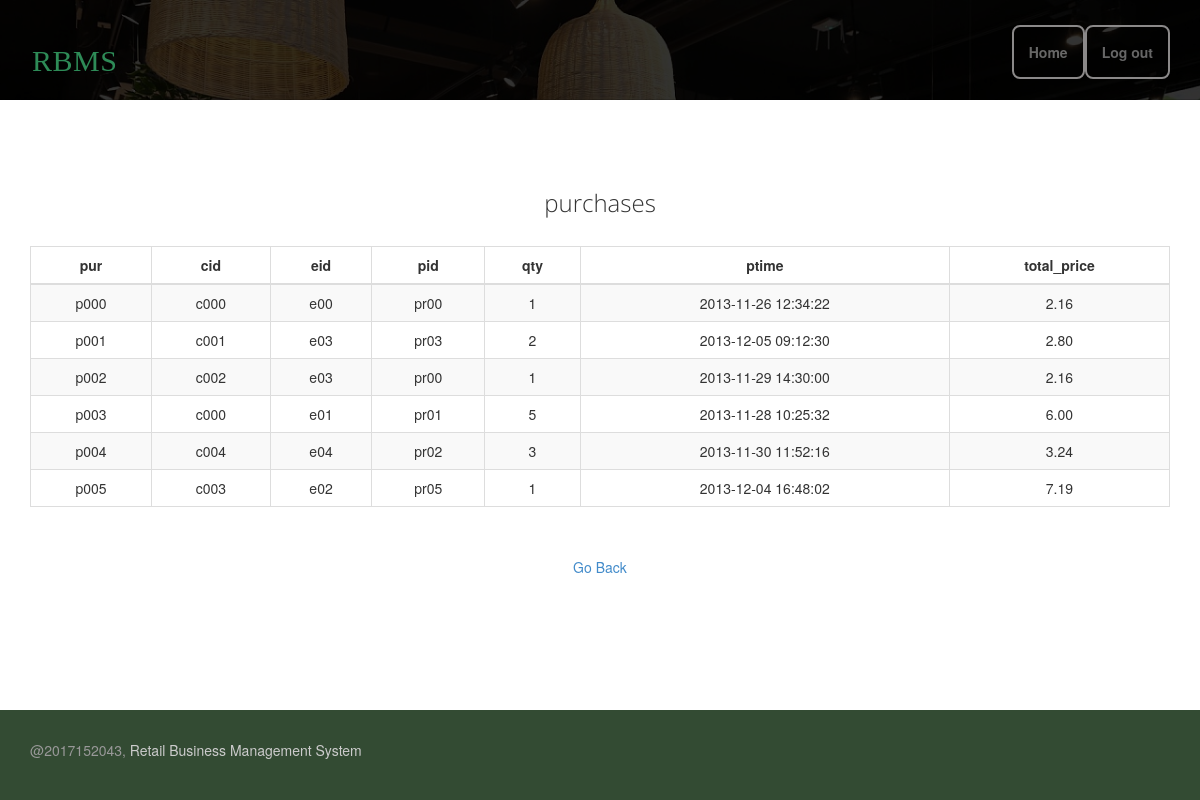
Page /Web/admin/viewtable.php?tbname=purchases (signed in) on the committed database.
### tables this page shows
CREATE TABLE `purchases` (
  `pur` varchar(4) NOT NULL,
  `cid` varchar(4) NOT NULL,
  `eid` varchar(3) NOT NULL,
  `pid` varchar(4) NOT NULL,
  `qty` int(5) DEFAULT NULL,
  `ptime` datetime DEFAULT NULL,
  `total_price` decimal(7,2) DEFAULT NULL,
  PRIMARY KEY (`pur`),
  KEY `cid` (`cid`),
  KEY `eid` (`eid`),
  KEY `pid` (`pid`),
  CONSTRAINT `purchases_ibfk_1` FOREIGN KEY (`cid`) REFERENCES `customers` (`cid`),
  CONSTRAINT `purchases_ibfk_2` FOREIGN KEY (`eid`) REFERENCES `employees` (`eid`),
  CONSTRAINT `purchases_ibfk_3` FOREIGN KEY (`pid`) REFERENCES `products` (`pid`)
);

### Web/admin/viewtable.php (the view, shortened to what this page needs)
<!DOCTYPE html>
<html lang="en">
<head>
    <link rel="stylesheet" href="../assets/css/bootstrap.min.css">
    <link rel="stylesheet" href="../assets/css/font-awesome.min.css">
    <link rel="stylesheet" href="../assets/css/bootstrap-theme.css" media="screen">
    <link rel="stylesheet" href="../assets/css/main.css">
</head>
<body>
<div class="navbar navbar-inverse navbar-fixed-top headroom">
    <div class="container">
        <div class="navbar-header">
            <a class="navbar-brand" href="../index.html">
                <div class="log">RBMS</div>
            </a>
        </div>
        <div class="navbar-collapse collapse">
            <ul class="nav navbar-nav pull-right">
                <li><a class="btn-lg" href="index.php">Home</a></li>
                <li><a class="btn-lg" href="../logout.php">Log out</a></li>
            </ul>
        </div>
    </div>
</div>
<header id="head" class="secondary"></header>
<div class="container">
    <br>
    <br>
    <br>
    <div class="row">
        <article class="col-xs-12 maincontent">
            <?php
            require '../connect.php';
            if (!isset($_GET['tbname'])) {
                echo " <h3 class=\"thin text-center\">ALL TABLES</h3>"."<br>";
                $query = "show tables;";
                $result = $conn->query($query);
                echo "<table class='table table-bordered table-striped table-hover'>";
                echo "<thead><th>Table Name</th></thead>";
                while($segment = $result->fetch_row()) {
                    echo "<tr>";
                    echo "<td>";
                    echo "<a href='viewtable.php?tbname=" . $segment[0] . "'>";
                    echo $segment[0] . "</a>";
                    echo "</td>";
                    echo "</tr>";
                }
                echo "</table>";
            }
            else {
                $tableName =  $_GET["tbname"];
                echo " <h3 class=\"thin text-center\">$tableName</h3>"."<br>";
                $index  = 0;
                $fieldNames = $conn->query("desc " . $tableName);
                echo "<table class='table table-bordered table-striped table-hover'>";
                echo "<thead>";
                foreach ($fieldNames as $fieldName) {
                    $fields[$index] = $fieldName["Field"];
                    $index++;
                    echo "<th>".$fieldName["Field"] . "</th>";
                }
                echo "</thead>";
                $sql = "call show_table('$tableName')";
                $result = $conn->query($sql);
                foreach ($result as $segment) {
                    echo "<tr>";
                    foreach ($fields as $field) {
                        echo "<td>";
                        echo $segment[$field] . "</td>";
                    }
                    echo "</tr>";
                }
                echo "</table>";
                echo "<br>"."<p><center><a role='button' href='viewtable.php'>Go Back</a></center></p>";
            }
            ?>
        </article>
    </div>
</div>
<br>
<br>
<footer id="footer" class="top-space">
    <div class="footer1">
        <div class="container">
            <div class="row">
                <div class="col-md-6 widget">
                    <div class="widget-body">
                        <p class="text-left">
                            @2017152043, <a href="#">Retail Business Management System</a>
                        </p>
                    </div>
                </div>
            </div>
        </div>
    </div>
</footer>
</body>
</html>

### Web/assets/css/main.css (style rules this page uses)
#head { background:#2E8B57 url( ../images/bg_header.jpg) no-repeat; height:100% ; background-size: cover; min-height:520px; text-align: center; padding-top:240px; color:white; font-family:"Open sans", Helvetica, Arial; font-weight:300; }
#head.secondary { height:100px; min-height: 100px; padding-top:0px; }
.headroom { -webkit-transition: all 0.4s ease-out; -moz-transition: all 0.4s ease-out; -o-transition: all 0.4s ease-out; transition: all 0.4s ease-out; }
h1, h2, h3, h4, h5, h6 { font-family:"Open sans", Helvetica, Arial; }
h1, .h1, h2, .h2, h3, .h3 { margin-top:30px; }
.thin { font-weight:300; }
.top-space { margin-top: 60px; }
.footer1 { position: fixed; bottom: 0; width:100%; background-color: rgba(0, 30, 0, 0.8); padding: 30px 0 0 0; font-size: 14px; color: #999; margin-bottom:0px; }
.footer1 a { color: #ccc; }
.footer1 .widget { margin-bottom:30px; }
.log { font: 300 16px/22px "Forte"; font-size: 30px; font-weight: 100; letter-spacing: .5px; line-height: 44px; text-align: center; padding: 2px; }

### Web/admin/viewtable.php (style rules this page uses)
th,td { text-align: center; }

### rows in the picture
purchases: pur "p000", cid "c000", eid "e00", pid "pr00", qty "1", ptime "2013-11-26 12:34:22", total_price "2.16"
purchases: pur "p001", cid "c001", eid "e03", pid "pr03", qty "2", ptime "2013-12-05 09:12:30", total_price "2.80"
purchases: pur "p002", cid "c002", eid "e03", pid "pr00", qty "1", ptime "2013-11-29 14:30:00", total_price "2.16"
purchases: pur "p003", cid "c000", eid "e01", pid "pr01", qty "5", ptime "2013-11-28 10:25:32", total_price "6.00"
purchases: pur "p004", cid "c004", eid "e04", pid "pr02", qty "3", ptime "2013-11-30 11:52:16", total_price "3.24"
purchases: pur "p005", cid "c003", eid "e02", pid "pr05", qty "1", ptime "2013-12-04 16:48:02", total_price "7.19"

### other values in the picture
$tableName "purchases"
$fieldName["Field"] "pur"
$fieldName["Field"] "cid"
$fieldName["Field"] "eid"
$fieldName["Field"] "pid"
$fieldName["Field"] "qty"
$fieldName["Field"] "ptime"
$fieldName["Field"] "total_price"
